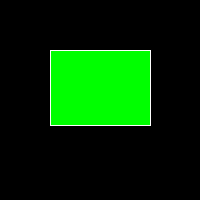
Frame 1 (no input)
Frame 60 (the mouse pressed at the canvas centre just before this capture): identical to frame 1, image omitted
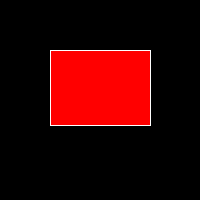
Frame 120 (the mouse held since frame 60 and released just before this capture)

The Processing sketch that drew these frames (run headless with seeded random() and noise(); from frame 60 on, the mouse is pressed at the canvas centre):

// Processing sketch: exo074
// ── exo074.pde
int x = 50;
int y = 50;
int w = 100;
int h = 75;

void setup() {
  size(200, 200);
}

void draw() {
  background(0);

  stroke(255);
  if (mouseX > x && mouseX < x + w && mouseY > y && mouseY < y + h) {
    fill(255, 0, 0);
  } else {
    fill(0, 255, 0);
  }
  rect(x, y, w, h);
}
